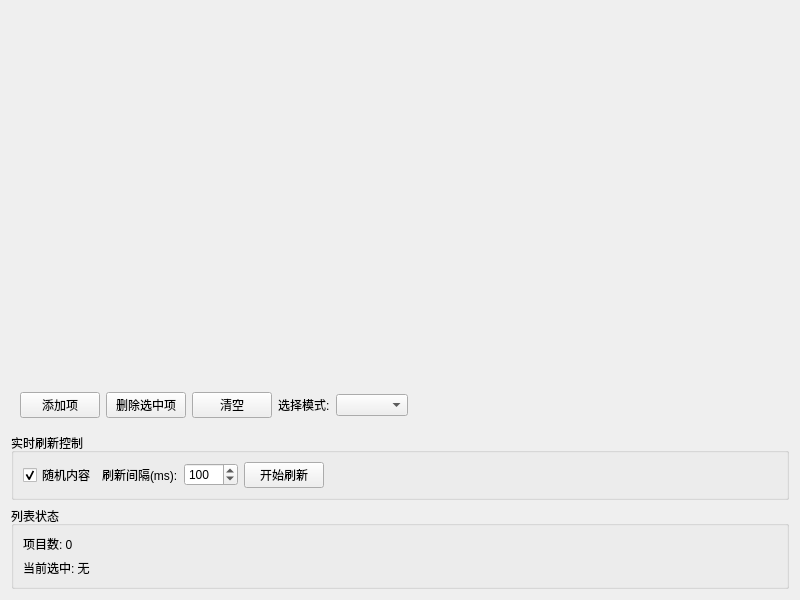
<?xml version="1.0" encoding="UTF-8"?>
<ui version="4.0">
 <class>MainWidget</class>
 <widget class="QWidget" name="MainWidget">
  <property name="geometry">
   <rect>
    <x>0</x>
    <y>0</y>
    <width>800</width>
    <height>600</height>
   </rect>
  </property>
  <property name="windowTitle">
   <string>自绘列表示例</string>
  </property>
  <layout class="QVBoxLayout" name="verticalLayout" stretch="1,0,0,0">
   <item>
    <widget class="CustomListWidget" name="listWidget" native="true"/>
   </item>
   <item>
    <widget class="QWidget" name="controlPanel" native="true">
     <layout class="QHBoxLayout" name="horizontalLayout">
      <item>
       <widget class="QPushButton" name="addButton">
        <property name="text">
         <string>添加项</string>
        </property>
       </widget>
      </item>
      <item>
       <widget class="QPushButton" name="removeButton">
        <property name="text">
         <string>删除选中项</string>
        </property>
       </widget>
      </item>
      <item>
       <widget class="QPushButton" name="clearButton">
        <property name="text">
         <string>清空</string>
        </property>
       </widget>
      </item>
      <item>
       <widget class="QLabel" name="selectionModeLabel">
        <property name="text">
         <string>选择模式:</string>
        </property>
       </widget>
      </item>
      <item>
       <widget class="QComboBox" name="selectionModeCombo"/>
      </item>
      <item>
       <spacer name="horizontalSpacer">
        <property name="orientation">
         <enum>Qt::Horizontal</enum>
        </property>
        <property name="sizeHint" stdset="0">
         <size>
          <width>40</width>
          <height>20</height>
         </size>
        </property>
       </spacer>
      </item>
     </layout>
    </widget>
   </item>
   <item>
    <widget class="QGroupBox" name="refreshGroupBox">
     <property name="title">
      <string>实时刷新控制</string>
     </property>
     <layout class="QHBoxLayout" name="horizontalLayout_2">
      <item>
       <widget class="QCheckBox" name="randomRefreshCheck">
        <property name="text">
         <string>随机内容</string>
        </property>
        <property name="checked">
         <bool>true</bool>
        </property>
       </widget>
      </item>
      <item>
       <widget class="QLabel" name="refreshIntervalLabel">
        <property name="text">
         <string>刷新间隔(ms):</string>
        </property>
       </widget>
      </item>
      <item>
       <widget class="QSpinBox" name="refreshIntervalSpin">
        <property name="minimum">
         <number>10</number>
        </property>
        <property name="maximum">
         <number>5000</number>
        </property>
        <property name="value">
         <number>100</number>
        </property>
       </widget>
      </item>
      <item>
       <widget class="QPushButton" name="startStopRefreshButton">
        <property name="text">
         <string>开始刷新</string>
        </property>
       </widget>
      </item>
      <item>
       <spacer name="horizontalSpacer_2">
        <property name="orientation">
         <enum>Qt::Horizontal</enum>
        </property>
        <property name="sizeHint" stdset="0">
         <size>
          <width>40</width>
          <height>20</height>
         </size>
        </property>
       </spacer>
      </item>
     </layout>
    </widget>
   </item>
   <item>
    <widget class="QGroupBox" name="statusGroupBox">
     <property name="title">
      <string>列表状态</string>
     </property>
     <layout class="QVBoxLayout" name="verticalLayout_2">
      <item>
       <widget class="QLabel" name="statusLabel">
        <property name="text">
         <string>项目数: 0</string>
        </property>
       </widget>
      </item>
      <item>
       <widget class="QLabel" name="currentItemLabel">
        <property name="text">
         <string>当前选中: 无</string>
        </property>
       </widget>
      </item>
     </layout>
    </widget>
   </item>
  </layout>
 </widget>
 <customwidgets>
  <customwidget>
   <class>CustomListWidget</class>
   <extends>QWidget</extends>
   <header>customlistwidget.h</header>
   <container>1</container>
  </customwidget>
 </customwidgets>
 <resources/>
 <connections/>
</ui>
